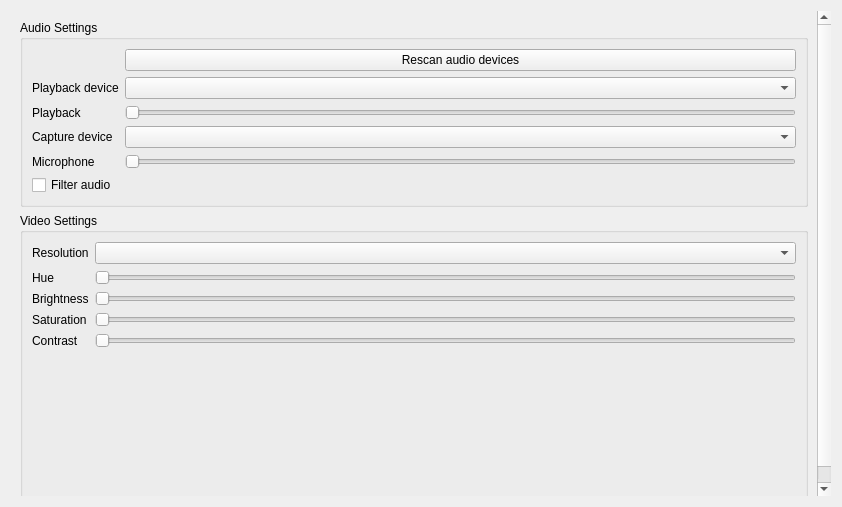
<?xml version="1.0" encoding="UTF-8"?>
<ui version="4.0">
 <class>AVSettings</class>
 <widget class="QWidget" name="AVSettings">
  <property name="geometry">
   <rect>
    <x>0</x>
    <y>0</y>
    <width>842</width>
    <height>507</height>
   </rect>
  </property>
  <property name="windowTitle">
   <string notr="true">Form</string>
  </property>
  <layout class="QVBoxLayout" name="verticalLayout_2">
   <item>
    <widget class="QScrollArea" name="scrollArea">
     <property name="autoFillBackground">
      <bool>true</bool>
     </property>
     <property name="frameShape">
      <enum>QFrame::NoFrame</enum>
     </property>
     <property name="widgetResizable">
      <bool>true</bool>
     </property>
     <widget class="QWidget" name="scrollAreaWidgetContents">
      <property name="geometry">
       <rect>
        <x>0</x>
        <y>0</y>
        <width>808</width>
        <height>618</height>
       </rect>
      </property>
      <layout class="QVBoxLayout" name="verticalLayout_5">
       <item>
        <widget class="QGroupBox" name="audioGroup">
         <property name="title">
          <string>Audio Settings</string>
         </property>
         <layout class="QFormLayout" name="formLayout_2">
          <item row="7" column="0">
           <widget class="QLabel" name="microphoneLabel">
            <property name="text">
             <string>Microphone</string>
            </property>
           </widget>
          </item>
          <item row="2" column="0">
           <widget class="QLabel" name="playbackLabel">
            <property name="text">
             <string>Playback</string>
            </property>
           </widget>
          </item>
          <item row="2" column="1">
           <widget class="QSlider" name="playbackSlider">
            <property name="orientation">
             <enum>Qt::Horizontal</enum>
            </property>
            <property name="toolTip">
             <string>Use slider to set volume of your speakers.
WARNING: slider is not supposed to work yet.</string>
            </property>
           </widget>
          </item>
          <item row="7" column="1">
           <widget class="QSlider" name="microphoneSlider">
            <property name="orientation">
             <enum>Qt::Horizontal</enum>
            </property>
            <property name="toolTip">
             <string>Use slider to set volume of your microphone.
WARNING: slider is not supposed to work yet.</string>
            </property>
           </widget>
          </item>
          <item row="1" column="0">
           <widget class="QLabel" name="outDevLabel">
            <property name="text">
             <string>Playback device</string>
            </property>
           </widget>
          </item>
          <item row="6" column="0">
           <widget class="QLabel" name="inDevLabel">
            <property name="text">
             <string>Capture device</string>
            </property>
           </widget>
          </item>
          <item row="6" column="1">
           <widget class="QComboBox" name="inDevCombobox"/>
          </item>
          <item row="1" column="1">
           <widget class="QComboBox" name="outDevCombobox"/>
          </item>
          <item row="0" column="1">
           <widget class="QPushButton" name="rescanButton">
            <property name="text">
             <string>Rescan audio devices</string>
            </property>
           </widget>
          </item>
          <item row="8" column="0">
           <widget class="QCheckBox" name="filterAudio">
            <property name="text">
             <string>Filter audio</string>
            </property>
            <property name="toolTip">
             <string>Filter sound from your microphone, so that people hearing you would get better sound.</string>
            </property>
           </widget>
          </item>
         </layout>
        </widget>
       </item>
       <item>
        <widget class="QGroupBox" name="videoGroup">
         <property name="title">
          <string>Video Settings</string>
         </property>
         <layout class="QVBoxLayout" name="verticalLayout">
          <item>
           <layout class="QFormLayout" name="formLayout">
            <property name="fieldGrowthPolicy">
             <enum>QFormLayout::ExpandingFieldsGrow</enum>
            </property>
            <item row="0" column="0">
             <widget class="QLabel" name="resolutionLabel">
              <property name="text">
               <string>Resolution</string>
              </property>
              <property name="toolTip">
               <string>Set resolution of your camera.
The higher values, the better video quality your friends may get.
Note though that with better video quality there is needed better internet connection.
Sometimes your connection may not be good enough to handle higher video quality,
which may lead to problems with video calls.</string>
              </property>
             </widget>
            </item>
            <item row="0" column="1">
             <widget class="QComboBox" name="videoModescomboBox">
              <property name="sizePolicy">
               <sizepolicy hsizetype="Expanding" vsizetype="Fixed">
                <horstretch>0</horstretch>
                <verstretch>0</verstretch>
               </sizepolicy>
              </property>
              <property name="toolTip">
               <string>Set resolution of your camera.
The higher values, the better video quality your friends may get.
Note though that with better video quality there is needed better internet connection.
Sometimes your connection may not be good enough to handle higher video quality,
which may lead to problems with video calls.</string>
              </property>
             </widget>
            </item>
            <item row="1" column="0">
             <widget class="QLabel" name="hueLabel">
              <property name="text">
               <string>Hue</string>
              </property>
             </widget>
            </item>
            <item row="1" column="1">
             <widget class="QSlider" name="HueSlider">
              <property name="orientation">
               <enum>Qt::Horizontal</enum>
              </property>
             </widget>
            </item>
            <item row="2" column="0">
             <widget class="QLabel" name="brightnessLabel">
              <property name="text">
               <string>Brightness</string>
              </property>
             </widget>
            </item>
            <item row="2" column="1">
             <widget class="QSlider" name="BrightnessSlider">
              <property name="orientation">
               <enum>Qt::Horizontal</enum>
              </property>
             </widget>
            </item>
            <item row="3" column="0">
             <widget class="QLabel" name="saturationLabel">
              <property name="text">
               <string>Saturation</string>
              </property>
             </widget>
            </item>
            <item row="3" column="1">
             <widget class="QSlider" name="SaturationSlider">
              <property name="orientation">
               <enum>Qt::Horizontal</enum>
              </property>
             </widget>
            </item>
            <item row="4" column="0">
             <widget class="QLabel" name="contrastLabel">
              <property name="text">
               <string>Contrast</string>
              </property>
             </widget>
            </item>
            <item row="4" column="1">
             <widget class="QSlider" name="ContrastSlider">
              <property name="orientation">
               <enum>Qt::Horizontal</enum>
              </property>
             </widget>
            </item>
           </layout>
          </item>
          <item>
           <widget class="QFrame" name="CamFrame">
            <property name="sizePolicy">
             <sizepolicy hsizetype="MinimumExpanding" vsizetype="MinimumExpanding">
              <horstretch>1</horstretch>
              <verstretch>99</verstretch>
             </sizepolicy>
            </property>
            <property name="frameShape">
             <enum>QFrame::NoFrame</enum>
            </property>
            <property name="frameShadow">
             <enum>QFrame::Raised</enum>
            </property>
            <layout class="QGridLayout" name="gridLayout">
             <item row="0" column="0">
              <widget class="VideoSurface" name="CamVideoSurface" native="true">
               <property name="minimumSize">
                <size>
                 <width>160</width>
                 <height>120</height>
                </size>
               </property>
              </widget>
             </item>
            </layout>
           </widget>
          </item>
         </layout>
        </widget>
       </item>
      </layout>
     </widget>
    </widget>
   </item>
  </layout>
 </widget>
 <customwidgets>
  <customwidget>
   <class>VideoSurface</class>
   <extends>QWidget</extends>
   <header>src/widget/videosurface.h</header>
   <container>1</container>
  </customwidget>
 </customwidgets>
 <resources/>
 <connections/>
</ui>
